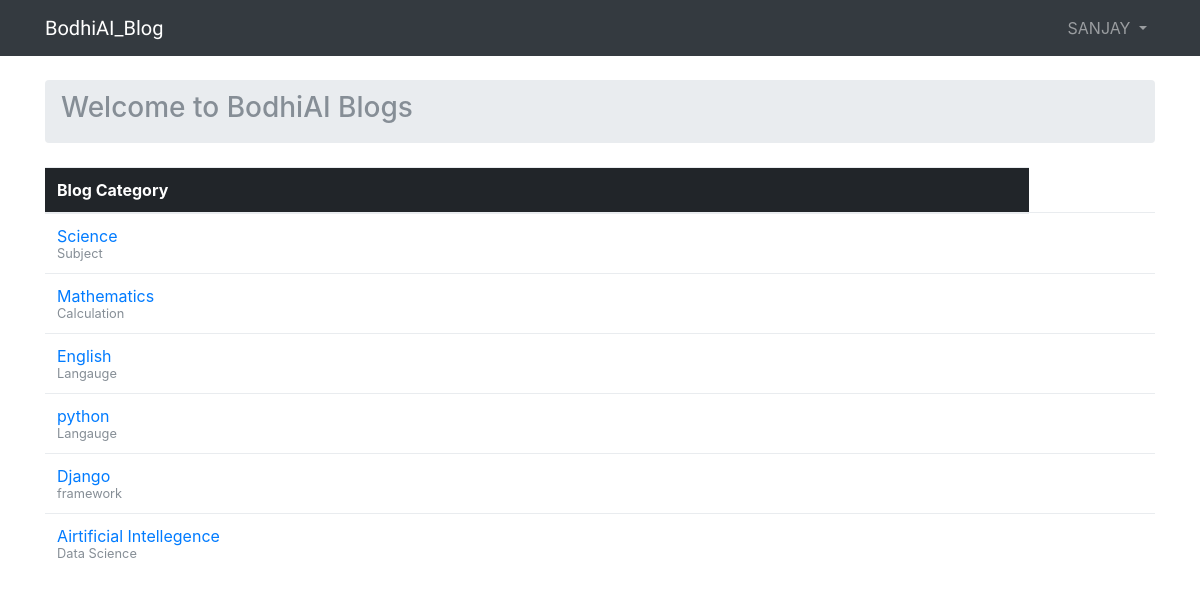
The app's page / (signed in) with its own data.
### BodhiAI_Blog_App/models.py (models this page shows, shortened)
class Category(models.Model):
    name = models.CharField(max_length=30, unique=True)
    description = models.CharField(max_length=100)

### BodhiAI_Blog_App/views.py (the view)
# urls.py: 2. Add a URL to urlpatterns:  path('', views.home, name='home')
def home(request):
    categories =  Category.objects.all()
    return render(request, 'home.html', {'categories': categories})

### templates/home.html (shortened to what this page needs)
{% extends 'base.html' %}
{% block breadcrumb %}
    <li class="breadcrumb-item active"> <h3>Welcome to BodhiAI Blogs</h3></li>
{% endblock %}
{% block content %}
  <table class="table">
    <thead class="thead-inverse">
      <tr>
        <th>Blog Category</th>
      </tr>
    </thead>
    <tbody>
      {% for category in categories %}
        <tr>
          <td>
            <a href="{% url 'category_topics' category.pk %}">{{ category.name }}</a>
            <small class="text-muted d-block">{{category.description }}</small>
          </td>
          <td class="align-middle">
          </td>
        </tr>
      {% endfor %}
    </tbody>
  </table>
{% endblock %}

### templates/base.html (shortened to what this page needs)
{% load static %}
<html>
  <head>
    <link rel="stylesheet" href="{% static 'img/css/bootstrap.min.css' %}">
    <link rel="stylesheet" href="{% static 'img/css/app.css' %}">
  </head>
  <body>
    {% block body %}
      <nav class="navbar navbar-expand-sm navbar-dark bg-dark">
        <div class="container">
          <a class="navbar-brand" href="{% url 'home' %}">BodhiAI_Blog</a>
          <div class="collapse navbar-collapse" id="mainMenu">
            {% if user.is_authenticated %}
              <ul class="navbar-nav ml-auto">
                <li class="nav-item dropdown">
                  <a class="nav-link dropdown-toggle" href="#" id="userMenu" data-toggle="dropdown" aria-haspopup="true" aria-expanded="false">
                    {{ user.username }}
                  </a>
                  </div>
            {% endif %}
          </div>
      </nav>
      <div class="container">
        <ol class="breadcrumb my-4">
          {% block breadcrumb %}
          {% endblock %}
        </ol>
        {% block content %}
        {% endblock %}
      </div>
    {% endblock body %}
  </body>
</html>

### static/img/css/app.css (style rules this page uses)
.navbar-brand { font-family: 'Peralta', cursive; }

### records on screen
Category: name "Science", description "Subject"
Category: name "Mathematics", description "Calculation"
Category: name "English", description "Langauge"
Category: name "python", description "Langauge"
Category: name "Django", description "framework"
Category: name "Airtificial Intellegence", description "Data Science"

### other values on screen
{{ user.username }} "SANJAY"
